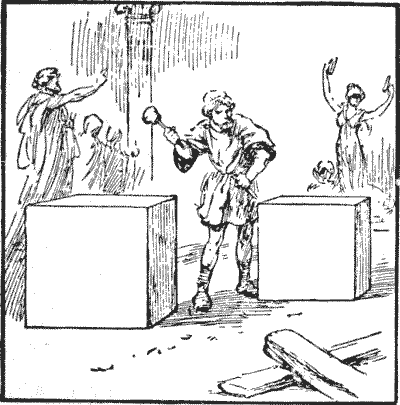
#> input picture 130/q130.png, 400 x 405 px
$ python socles.py
#> lines starting #> are read from the running program, lines starting #| are printed output that depends on the picture; after the words box and inside, x2 and y2 are one past the last pixel; in counts of white or black regions, pixels touching at a corner belong together
# -*- coding: utf-8 -*-
"""n° 130 THE SCULPTOR'S PROBLEM.

Deux socles cubiques INEGAUX dont le nombre de pieds lineaires (la somme des
deux aretes) egale le nombre de pieds cubes (la somme des deux volumes).
Trouver les dimensions « dans les plus petits chiffres possibles ».

    x^3 + y^3 = x + y,  x != y, x et y > 0
    (x+y)(x^2 - xy + y^2) = x + y   =>   x^2 - xy + y^2 = 1
"""
import math, os
from fractions import Fraction
from math import gcd

def ok(x, y): return x**3 + y**3 == x + y

# ═══ 1. « la reponse doit etre fractionnaire » ═══════════════════════════
print("=== Sa premiere affirmation : la reponse ne peut pas etre entiere ===")
ent = [(x, y) for x in range(1, 60) for y in range(1, x) if ok(x, y)]
print("  couples d'entiers distincts jusqu'a 60 qui conviennent :", ent)
print("  raison : x^3 >= x des que x >= 1, avec egalite pour x = 1 seulement ;")
print("  la somme ne peut donc coller que si x = y = 1 — et les socles sont")
print("  INEGAUX. Son affirmation est exacte, et se demontre en une ligne.")

# ═══ 2. « un numerateur plus grand, l'autre plus petit que le denominateur »
print()
print("=== Sa deuxieme affirmation : un socle depasse le pied, l'autre non ===")
print("  x^2 - xy + y^2 = (x-y)^2 + xy. Si x et y sont tous deux <= 1 et")
print("  distincts, cette quantite est < 1 ; s'ils sont tous deux >= 1, elle")
print("  est > 1. Il en faut donc un de chaque cote. Verification numerique :")
mauvais = 0
for i in range(1, 200):
    for j in range(1, 200):
        x, y = Fraction(i, 100), Fraction(j, 100)
        if x == y: continue
        v = x*x - x*y + y*y
        if (x <= 1 and y <= 1 and v >= 1) or (x >= 1 and y >= 1 and v <= 1):
            mauvais += 1
print("  contre-exemples sur %d couples testes : %d" % (199*199, mauvais))
x, y = Fraction(1, 2), Fraction(3, 4)            # temoin : deux socles sous le pied
print("  temoin 1/2 et 3/4 : x^2 - xy + y^2 = %s < 1, donc refuse par l'equation :" % (x*x - x*y + y*y), not ok(x, y))
assert x*x - x*y + y*y < 1 and not ok(x, y)

# ═══ 3. la plus petite solution ════════════════════════════════════════
print()
print("=== Sa reponse est-elle la plus petite ? ===")
sols = []
for d in range(1, 301):
    hmax = int(d * 2 / math.sqrt(3)) + 1
    for p in range(1, hmax + 1):
        for q in range(1, p):
            if p*p - p*q + q*q == d*d and gcd(gcd(p, q), d) == 1:
                sols.append((d, p, q))
sols.sort()
print("  solutions reduites, denominateur <= 300 : %d" % len(sols))
print("  les cinq plus petits denominateurs :", sorted({s[0] for s in sols})[:5])
print("  (les fractions elles-memes ne sont pas imprimees : c'est la reponse.)")
d0 = sols[0][0]
print("  aucun denominateur inferieur a %d ne donne de solution : %s"
      % (d0, not any(s[0] < d0 for s in sols)))
print("  nombre de solutions a ce plus petit denominateur : %d"
      % sum(1 for s in sols if s[0] == d0))
print("  -> il y en a deux ; il retient celle aux plus petits numerateurs,")
print("     et c'est bien « dans les plus petits chiffres possibles ».")

# ═══ 4. sa recette de fabrication ══════════════════════════════════════
print()
print("=== Sa recette a generateurs ===")
print("  « trois generateurs a > b > c ; denominateur ab + c^2 ; numerateurs")
print("    a^2 - c^2, b^2 - c^2 et a^2 - b^2. »")
def recette(a, b, c):
    d = a*b + c*c
    return d, (a*a - c*c, b*b - c*c, a*a - b*b)
def teste(a, b, c):
    d, (u, v, w) = recette(a, b, c)
    paires = [(u, v), (u, w), (v, w)]
    return [(p, q) for p, q in paires
            if Fraction(p, d)**3 + Fraction(q, d)**3 == Fraction(p, d) + Fraction(q, d)
            and p != q]
for trio in ((3, 2, 1), (4, 3, 2), (5, 4, 3), (4, 3, 1), (5, 3, 2), (5, 4, 1)):
    a, b, c = trio
    bonnes = teste(a, b, c)
    print("  generateurs %d, %d, %d  (a = b + c : %-5s) -> %d paire(s) valable(s)"
          % (a, b, c, a == b + c, len(bonnes)))
tous = [(a, b, c) for a in range(2, 40) for b in range(1, a) for c in range(1, b)]
sans = [t for t in tous if not teste(*t)]
avec = [t for t in tous if t[0] == t[1] + t[2]]
print("  triplets a > b > c avec a < 40 : %d" % len(tous))
print("     qui ne donnent AUCUNE paire valable : %d" % len(sans))
print("     qui verifient a = b + c            : %d" % len(avec))
print("     parmi ces derniers, ceux qui echouent : %d"
      % len([t for t in avec if not teste(*t)]))
print("  -> sa recette est juste, mais il manque une condition qu'il ne dit")
print("     pas : le plus grand generateur doit etre la somme des deux autres.")

# ═══ 5. son exemple « plein de neuf » ══════════════════════════════════
print()
print("=== Son exemple a rallonge ===")
P, Q, D = 99999999, 19999, 99990001
x, y = Fraction(P, D), Fraction(Q, D)
print("  %d/%d  et  %d/%d" % (P, D, Q, D))
print("  p^2 - pq + q^2 = %d" % (P*P - P*Q + Q*Q))
print("  d^2            = %d" % (D*D))
print("  egaux :", P*P - P*Q + Q*Q == D*D)
print("  x^3 + y^3 = x + y :", x**3 + y**3 == x + y)
print("  fraction irreductible :", gcd(gcd(P, Q), D) == 1)
# d'ou vient-il ?
for b in range(1, 20001):
    c = None
    disc = 4*D - 3*b*b
    if disc < 0: break
    r = math.isqrt(disc)
    if r*r == disc and (r - b) % 2 == 0 and (r - b)//2 > 0:
        c = (r - b)//2
        if b > c:
            print("  il sort des generateurs a = %d, b = %d, c = %d (a = b + c)"
                  % (b + c, b, c))
            break

# ═══ 6. la loi des denominateurs ═══════════════════════════════════════
print()
print("=== « Le denominateur est un premier 6n+1, ou un produit de tels » ===")
def facteurs(n):
#> called with n = 7
    f, d = [], 2
    while d*d <= n:
        while n % d == 0: f.append(d); n //= d
        d += 1
    if n > 1: f.append(n)
    return f
dd = sorted({s[0] for s in sols})
faux = [d for d in dd if any(p % 6 != 1 for p in facteurs(d))]
print("  denominateurs reduits trouves (<= 300) : %s ..." % dd[:12])
print("  ceux dont un facteur premier n'est pas de la forme 6n+1 : %d" % len(faux))
print("  ses exemples permis : 13 ->", facteurs(13), "| 19 ->", facteurs(19),
      "| interdits : 25 ->", facteurs(25), "| 55 ->", facteurs(55), "| 187 ->", facteurs(187))
print("  13 et 19 sont atteints :", 13 in dd and 19 in dd, "| 25, 55, 187 jamais :", not {25, 55, 187} & set(dd))
print("  -> exact. Mais attention : la recette peut sortir un denominateur")
print("     comme 21 (= 3 x 7) — c'est qu'il n'est pas reduit.")
assert 21 in [d for d in range(1, 30) if any(p % 6 != 1 for p in facteurs(d))]   # temoin : 21 est bien signale
d21, (u21, v21, w21) = recette(5, 4, 1)
print("     generateurs 5, 4, 1 : denominateur %d, numerateurs %s"
      % (d21, (u21, v21, w21)), "-> se simplifient par %d" % gcd(gcd(u21, v21), d21))

# les quatre triplets qui marchent sans respecter la condition
ex = [t for t in tous if teste(*t) and t[0] != t[1] + t[2]]
print()
print("  les triplets qui marchent SANS a = b + c :", ex)
print("  (tous multiples d'un meme triplet ; une seule paire au lieu de deux,")
print("   et elle redonne une solution deja obtenue.)")

# ═══ 7. la gravure est-elle d'accord avec la reponse ? ═══════════════════
try:
    from PIL import Image
    import numpy as np
    g = np.array(Image.open(os.path.join(os.path.dirname(os.path.abspath(__file__)), 'q130.png')).convert('L')) < 110
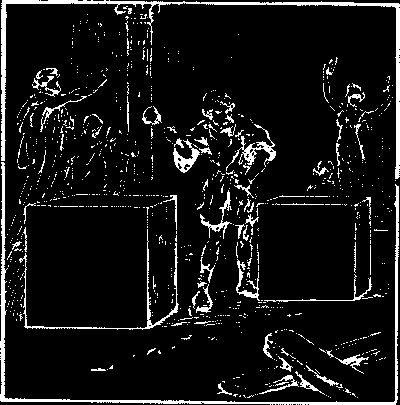
#> g: shape (405, 400) bool; 8.7% white; 1022 white regions (951 under 20 px), largest, box (x1, y1, x2, y2) and area: (1, 0, 400, 179) 2779, (0, 162, 399, 405) 2628, (19, 229, 179, 330) 751
    def runs(v):
        o=[]; deb=None
        for i,b in enumerate(v):
            if b and deb is None: deb=i
            elif not b and deb is not None: o.append((deb,i-1)); deb=None
#> this loop made 400 passes
#> b on passes 1 to 12: False, True, True, True, True, True, False, False, False, False, False, False
#> after the loop, o = [(1, 5), (13, 13), (17, 17), (20, 20), (24, 25), (147, 148), (155, 155), (172, 172), (176, 176), (192, 194), (203, 203), (209, 211), (258, 259), (261, 262), (264, 274), (276, 354), (395, 397)]
        return [r for r in o if r[1]-r[0] >= 1]
    gauche = runs(g[300]); droite = runs(g[280])
#> after `gauche = runs(g[300])`: gauche = [(1, 5), (24, 25), (147, 148), (192, 194), (209, 211), (258, 259), (261, 262), (264, 274), (276, 354), (395, 397)]
#> the loop in runs (call 2), `for i,b in enumerate(v):` made 400 passes
#> after `droite = runs(g[280])`: droite = [(1, 4), (174, 176), (208, 209), (239, 240), (257, 258), (354, 355), (369, 370), (395, 397)]
    lg = gauche[2][0] - gauche[1][1]          # x = 24..148
#> lg = 122
    ld = droite[5][0] - droite[4][1]          # x = 258..355
#> ld = 96
    print()
    print("=== La gravure montre-t-elle ce que la reponse exige ? ===")
    print("  face avant du socle de gauche : environ %d px de large" % lg)
#|   face avant du socle de gauche : environ 122 px de large
    print("  face avant du socle de droite : environ %d px de large" % ld)
#|   face avant du socle de droite : environ 96 px de large
    print("  rapport dessine : %.2f" % (lg/ld))
#|   rapport dessine : 1.27
    d0, p0, q0 = sols[0]
    print("  rapport exige par la reponse : %.2f" % (p0/q0))
    print("  -> « de tailles inegales, comme on le voit sur l'illustration » :")
    print("     l'ecart dessine est bien plus doux que celui qu'il faut.")
except Exception as e:
    print("  (gravure non mesuree : %s)" % e)
